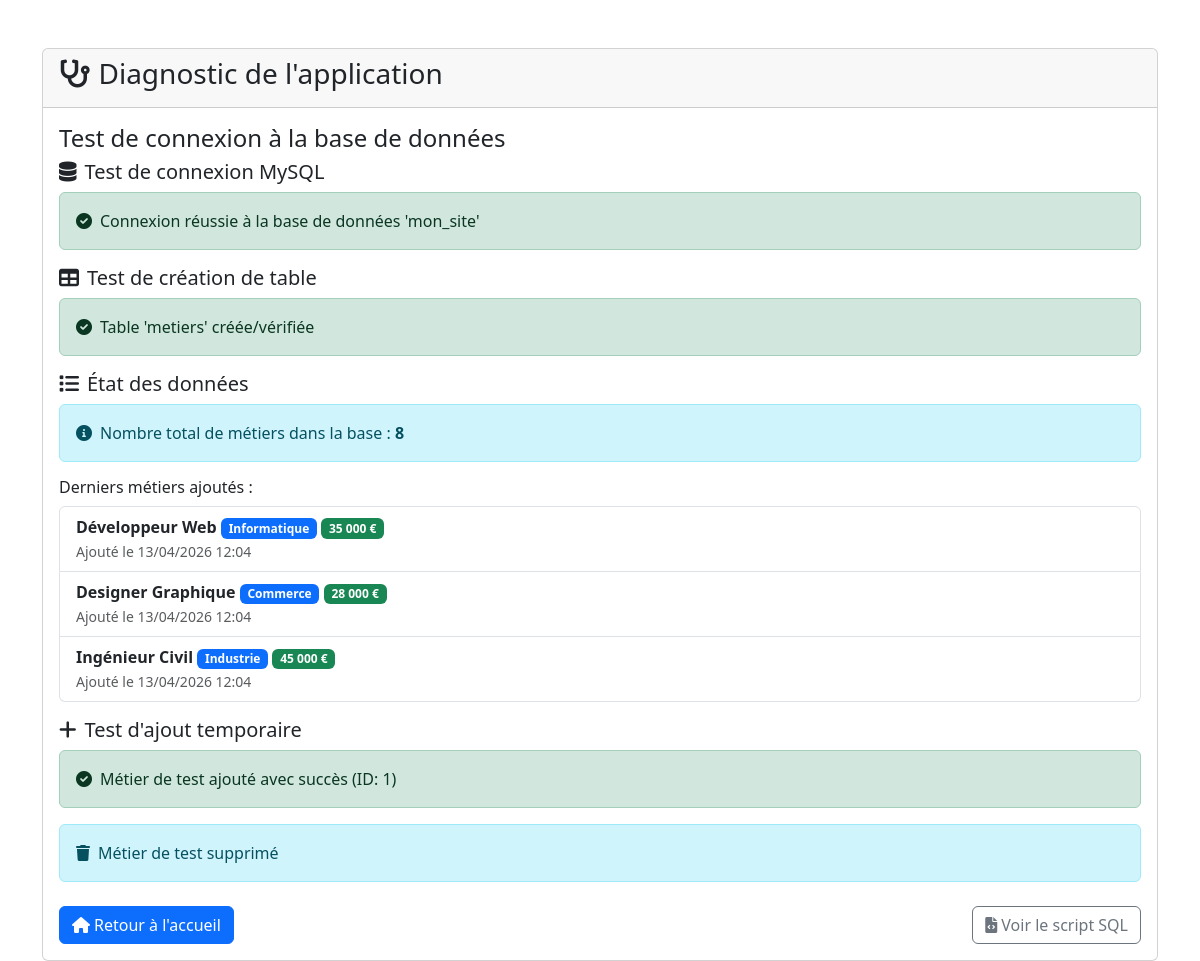
The app's page /diagnostic.php with its own data.
### tables this page shows
CREATE TABLE IF NOT EXISTS metiers (
    id INT AUTO_INCREMENT PRIMARY KEY,
    nom VARCHAR(255) NOT NULL,
    description TEXT,
    salaire_moyen DECIMAL(10,2),
    secteur VARCHAR(100),
    date_creation TIMESTAMP DEFAULT CURRENT_TIMESTAMP
);

### diagnostic.php (the view, shortened to what this page needs)
<!DOCTYPE html>
<html lang="fr">
<head>
    <link rel="stylesheet" href="assets/css/bootstrap.min.css">
    <link rel="stylesheet" href="https://cdnjs.cloudflare.com/ajax/libs/font-awesome/6.0.0/css/all.min.css">
</head>
<body>
    <div class="container mt-5">
        <div class="row">
            <div class="col-12">
                <div class="card">
                    <div class="card-header">
                        <h3 class="card-title">
                            <i class="fas fa-stethoscope me-2"></i>Diagnostic de l'application
                        </h3>
                    </div>
                    <div class="card-body">
                        <h4>Test de connexion à la base de données</h4>
                        <?php
                        echo "<div class='mb-4'>";
                        echo "<h5><i class='fas fa-database me-2'></i>Test de connexion MySQL</h5>";
                        try {
                            $pdo = getDBConnection();
                            echo "<div class='alert alert-success'><i class='fas fa-check-circle me-2'></i>Connexion réussie à la base de données '" . DB_NAME . "'</div>";
                            echo "<h5><i class='fas fa-table me-2'></i>Test de création de table</h5>";
                            echo "<div class='alert alert-success'><i class='fas fa-check-circle me-2'></i>Table 'metiers' créée/vérifiée</div>";
                            echo "<h5><i class='fas fa-list me-2'></i>État des données</h5>";
                            $stmt = $pdo->query("SELECT COUNT(*) as total FROM metiers");
                            $count = $stmt->fetch(PDO::FETCH_ASSOC)['total'];
                            echo "<div class='alert alert-info'><i class='fas fa-info-circle me-2'></i>Nombre total de métiers dans la base : <strong>$count</strong></div>";
                            if ($count > 0) {
                                echo "<h6>Derniers métiers ajoutés :</h6>";
                                $stmt = $pdo->query("SELECT * FROM metiers ORDER BY date_creation DESC LIMIT 3");
                                $metiers = $stmt->fetchAll(PDO::FETCH_ASSOC);
                                echo "<ul class='list-group mb-3'>";
                                foreach ($metiers as $metier) {
                                    echo "<li class='list-group-item'>";
                                    echo "<strong>" . htmlspecialchars($metier['nom']) . "</strong>";
                                    if ($metier['secteur']) {
                                        echo " <span class='badge bg-primary'>" . htmlspecialchars($metier['secteur']) . "</span>";
                                    }
                                    if ($metier['salaire_moyen']) {
                                        echo " <span class='badge bg-success'>" . number_format($metier['salaire_moyen'], 0, ',', ' ') . " €</span>";
                                    }
                                    echo "<br><small class='text-muted'>Ajouté le " . date('d/m/Y H:i', strtotime($metier['date_creation'])) . "</small>";
                                    echo "</li>";
                                }
                                echo "</ul>";
                            }
                            echo "<h5><i class='fas fa-plus me-2'></i>Test d'ajout temporaire</h5>";
                            $testNom = "Test Diagnostic " . date('His');
                            $stmt = $pdo->prepare("INSERT INTO metiers (nom, description, secteur) VALUES (?, ?, ?)");
                            $result = $stmt->execute([$testNom, "Métier de test pour diagnostic", "Test"]);
                            if ($result) {
                                $testId = $pdo->lastInsertId();
                                echo "<div class='alert alert-success'><i class='fas fa-check-circle me-2'></i>Métier de test ajouté avec succès (ID: $testId)</div>";
                                echo "<div class='alert alert-info'><i class='fas fa-trash me-2'></i>Métier de test supprimé</div>";
                            } else {
                                echo "<div class='alert alert-warning'><i class='fas fa-exclamation-triangle me-2'></i>Échec de l'ajout du métier de test</div>";
                            }
                        } catch (PDOException $e) {
                            echo "<div class='alert alert-danger'><i class='fas fa-times-circle me-2'></i>Erreur de base de données : " . htmlspecialchars($e->getMessage()) . "</div>";
                            echo "<div class='alert alert-info mt-3'>";
                            echo "<h6>💡 Suggestions de dépannage :</h6>";
                            echo "<ul class='mb-0'>";
                            echo "<li>Vérifiez que MySQL est installé et démarré</li>";
                            echo "<li>Créez la base de données : <code>CREATE DATABASE gestion_metiers;</code></li>";
                            echo "<li>Vérifiez les paramètres de connexion dans <code>config.php</code></li>";
                            echo "<li>Assurez-vous que l'utilisateur MySQL a les droits nécessaires</li>";
                            echo "</ul>";
                            echo "</div>";
                        }
                        echo "</div>";
                        ?>
                        <div class="row">
                            <div class="col-md-6">
                                <a href="index.php" class="btn btn-primary">
                                    <i class="fas fa-home me-1"></i>Retour à l'accueil
                                </a>
                            </div>
                            <div class="col-md-6 text-end">
                                <a href="database_setup.sql" class="btn btn-outline-secondary" target="_blank">
                                    <i class="fas fa-file-code me-1"></i>Voir le script SQL
                                </a>
                            </div>
                        </div>
                    </div>
                </div>
            </div>
        </div>
    </div>
</body>
</html>

### records on screen
metiers: nom "Développeur Web", secteur "Informatique", salaire_moyen "35 000", date_creation "13/04/2026 12:04"
metiers: nom "Designer Graphique", secteur "Commerce", salaire_moyen "28 000", date_creation "13/04/2026 12:04"
metiers: nom "Ingénieur Civil", secteur "Industrie", salaire_moyen "45 000", date_creation "13/04/2026 12:04"

### other values on screen
DB_NAME "mon_site"
$count "8"
$testId "1"
